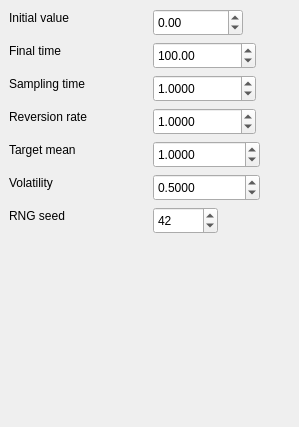
<?xml version="1.0" encoding="UTF-8"?>
<ui version="4.0">
 <class>QtOrnsteinUhlenbeckParametersWidget</class>
 <widget class="QWidget" name="QtOrnsteinUhlenbeckParametersWidget">
  <property name="geometry">
   <rect>
    <x>0</x>
    <y>0</y>
    <width>299</width>
    <height>427</height>
   </rect>
  </property>
  <property name="windowTitle">
   <string/>
  </property>
  <widget class="QLabel" name="label_init_x">
   <property name="geometry">
    <rect>
     <x>9</x>
     <y>9</y>
     <width>79</width>
     <height>17</height>
    </rect>
   </property>
   <property name="text">
    <string>Initial value</string>
   </property>
  </widget>
  <widget class="QDoubleSpinBox" name="box_init_x">
   <property name="geometry">
    <rect>
     <x>153</x>
     <y>9</y>
     <width>90</width>
     <height>27</height>
    </rect>
   </property>
   <property name="minimum">
    <double>-1000.000000000000000</double>
   </property>
   <property name="maximum">
    <double>1000.000000000000000</double>
   </property>
  </widget>
  <widget class="QLabel" name="label_t_end">
   <property name="geometry">
    <rect>
     <x>9</x>
     <y>42</y>
     <width>67</width>
     <height>17</height>
    </rect>
   </property>
   <property name="text">
    <string>Final time</string>
   </property>
  </widget>
  <widget class="QDoubleSpinBox" name="box_t_end">
   <property name="geometry">
    <rect>
     <x>153</x>
     <y>42</y>
     <width>103</width>
     <height>27</height>
    </rect>
   </property>
   <property name="maximum">
    <double>100000.000000000000000</double>
   </property>
   <property name="value">
    <double>100.000000000000000</double>
   </property>
  </widget>
  <widget class="QLabel" name="label_dt">
   <property name="geometry">
    <rect>
     <x>9</x>
     <y>75</y>
     <width>98</width>
     <height>17</height>
    </rect>
   </property>
   <property name="toolTip">
    <string>delta</string>
   </property>
   <property name="text">
    <string>Sampling time</string>
   </property>
  </widget>
  <widget class="QDoubleSpinBox" name="box_dt">
   <property name="geometry">
    <rect>
     <x>153</x>
     <y>75</y>
     <width>103</width>
     <height>27</height>
    </rect>
   </property>
   <property name="decimals">
    <number>4</number>
   </property>
   <property name="maximum">
    <double>1000.000000000000000</double>
   </property>
   <property name="singleStep">
    <double>0.100000000000000</double>
   </property>
   <property name="value">
    <double>1.000000000000000</double>
   </property>
  </widget>
  <widget class="QLabel" name="label_mean_reversion_rate">
   <property name="geometry">
    <rect>
     <x>9</x>
     <y>108</y>
     <width>99</width>
     <height>17</height>
    </rect>
   </property>
   <property name="toolTip">
    <string>theta</string>
   </property>
   <property name="text">
    <string>Reversion rate</string>
   </property>
  </widget>
  <widget class="QDoubleSpinBox" name="box_mean_reversion_rate">
   <property name="geometry">
    <rect>
     <x>153</x>
     <y>108</y>
     <width>103</width>
     <height>27</height>
    </rect>
   </property>
   <property name="decimals">
    <number>4</number>
   </property>
   <property name="maximum">
    <double>1000.000000000000000</double>
   </property>
   <property name="singleStep">
    <double>0.100000000000000</double>
   </property>
   <property name="value">
    <double>1.000000000000000</double>
   </property>
  </widget>
  <widget class="QLabel" name="label_target_mean">
   <property name="geometry">
    <rect>
     <x>9</x>
     <y>141</y>
     <width>86</width>
     <height>17</height>
    </rect>
   </property>
   <property name="toolTip">
    <string>mu</string>
   </property>
   <property name="text">
    <string>Target mean</string>
   </property>
  </widget>
  <widget class="QDoubleSpinBox" name="box_target_mean">
   <property name="geometry">
    <rect>
     <x>153</x>
     <y>141</y>
     <width>107</width>
     <height>27</height>
    </rect>
   </property>
   <property name="decimals">
    <number>4</number>
   </property>
   <property name="minimum">
    <double>-1000.000000000000000</double>
   </property>
   <property name="maximum">
    <double>1000.000000000000000</double>
   </property>
   <property name="singleStep">
    <double>0.100000000000000</double>
   </property>
   <property name="value">
    <double>1.000000000000000</double>
   </property>
  </widget>
  <widget class="QLabel" name="label_volatility">
   <property name="geometry">
    <rect>
     <x>9</x>
     <y>174</y>
     <width>63</width>
     <height>17</height>
    </rect>
   </property>
   <property name="toolTip">
    <string>sigma</string>
   </property>
   <property name="text">
    <string>Volatility</string>
   </property>
  </widget>
  <widget class="QDoubleSpinBox" name="box_volatility">
   <property name="geometry">
    <rect>
     <x>153</x>
     <y>174</y>
     <width>107</width>
     <height>27</height>
    </rect>
   </property>
   <property name="decimals">
    <number>4</number>
   </property>
   <property name="minimum">
    <double>-1000.000000000000000</double>
   </property>
   <property name="maximum">
    <double>1000.000000000000000</double>
   </property>
   <property name="singleStep">
    <double>0.100000000000000</double>
   </property>
   <property name="value">
    <double>0.500000000000000</double>
   </property>
  </widget>
  <widget class="QLabel" name="label_seed">
   <property name="geometry">
    <rect>
     <x>9</x>
     <y>207</y>
     <width>67</width>
     <height>17</height>
    </rect>
   </property>
   <property name="text">
    <string>RNG seed</string>
   </property>
  </widget>
  <widget class="QSpinBox" name="box_seed">
   <property name="geometry">
    <rect>
     <x>153</x>
     <y>207</y>
     <width>65</width>
     <height>27</height>
    </rect>
   </property>
   <property name="maximum">
    <number>1000</number>
   </property>
   <property name="value">
    <number>42</number>
   </property>
  </widget>
 </widget>
 <resources/>
 <connections/>
</ui>
